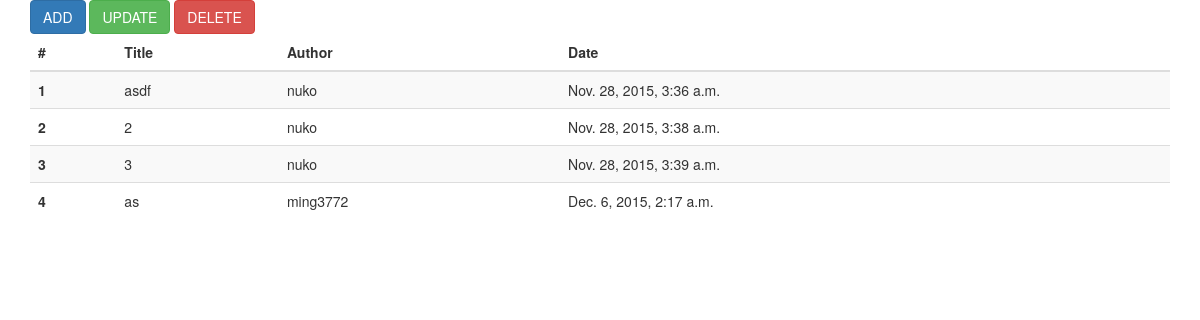
The page / on the database its author committed.
### blog/models.py (models this page shows, shortened)
class Post(models.Model):
    author = models.ForeignKey(settings.AUTH_USER_MODEL)
    title = models.CharField(max_length=25)
    content = models.TextField(default=None)
    removed = models.BooleanField(default=False)
    create_dt = models.DateTimeField(auto_now_add=True)
    update_dt = models.DateTimeField(auto_now=True)

### blog/views.py (the view)
# urls.py: url(r'^$', views.index, name='index'),
def index(request):
    title = 'DevInCafe | Blog'
    post_list = Post.objects.filter(removed=False)
    context = {
        'WEB_TITLE': title,
        'e_post_list': enumerate(post_list),
    }
    return render(request, 'blog/pages/index.html', context)

### blog/templates/blog/pages/index.html (shortened to what this page needs)
{% extends 'blog/base.html' %}
{% load staticfiles %}
{% block content %}
    <div class="row">
    <div class="col-sm-12">
        <a href="{% url "blog:post_create" %}"><button type="button" class="btn btn-primary">ADD</button></a>
        <button type="button" class="btn btn-success">UPDATE</button>
        <button type="button" class="btn btn-danger">DELETE</button>
    </div>
        <div class="col-sm-12">
            <table class="table table-striped">
                <thead>
                <tr>
                    <th>#</th>
                    <th>Title</th>
                    <th>Author</th>
                    <th>Date</th>
                </tr>
                </thead>
                <tbody>
                {% if e_post_list %}
                    {% for index, post in e_post_list %}
                        <tr onclick="javascript:window.location.href='{% url 'blog:post_detail' post.id %}'" style="cursor: pointer">
                        <a href="{% url "blog:post_detail" post.id %}">
                            <th scope="row">{{ index | add:1}}</th>
                            <td>{{ post.title }}</td>
                            <td>{{ post.author.username }}</td>
                            <td>{{ post.create_dt }}</td>
                            </a>
                        </tr>
                    {% endfor %}
                    {% else %}
                    <tr>
                        <th colspan="4" style="text-align: center">please add post</th>
                    </tr>
                {% endif %}
                 </tbody>
            </table>
        </div>
    </div>
{% endblock %}

### blog/templates/blog/base.html (shortened to what this page needs)
{% load staticfiles %}
<!DOCTYPE html>
<html lang="en">
<head>
    <link rel="stylesheet" href="{% static "bootstrap/css/bootstrap.min.css" %}">
</head>
<body>
    <div class="container">
        {% block content %}{% endblock %}
    </div>
</body>
</html>

### rows shown on the page
Post: index "1", title "asdf", author.username "nuko", create_dt "Nov. 28, 2015, 3:36 a.m."
Post: index "2", title "2", author.username "nuko", create_dt "Nov. 28, 2015, 3:38 a.m."
Post: index "3", title "3", author.username "nuko", create_dt "Nov. 28, 2015, 3:39 a.m."
Post: index "4", title "as", author.username "ming3772", create_dt "Dec. 6, 2015, 2:17 a.m."
